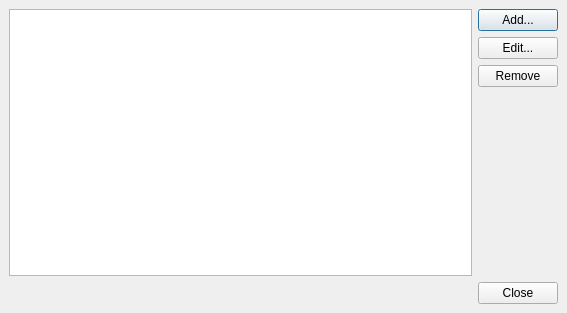
<ui version="4.0" >
 <class>pqLinksManager</class>
 <widget class="QDialog" name="pqLinksManager" >
  <property name="geometry" >
   <rect>
    <x>0</x>
    <y>0</y>
    <width>567</width>
    <height>313</height>
   </rect>
  </property>
  <property name="windowTitle" >
   <string>Dialog</string>
  </property>
  <layout class="QGridLayout" >
   <property name="margin" >
    <number>9</number>
   </property>
   <property name="spacing" >
    <number>6</number>
   </property>
   <item row="0" column="1" >
    <layout class="QVBoxLayout" >
     <property name="margin" >
      <number>0</number>
     </property>
     <property name="spacing" >
      <number>6</number>
     </property>
     <item>
      <widget class="QPushButton" name="addButton" >
       <property name="text" >
        <string>Add...</string>
       </property>
      </widget>
     </item>
     <item>
      <widget class="QPushButton" name="editButton" >
       <property name="text" >
        <string>Edit...</string>
       </property>
      </widget>
     </item>
     <item>
      <widget class="QPushButton" name="removeButton" >
       <property name="text" >
        <string>Remove</string>
       </property>
      </widget>
     </item>
     <item>
      <spacer>
       <property name="orientation" >
        <enum>Qt::Vertical</enum>
       </property>
       <property name="sizeHint" >
        <size>
         <width>20</width>
         <height>40</height>
        </size>
       </property>
      </spacer>
     </item>
    </layout>
   </item>
   <item row="1" column="0" colspan="2" >
    <widget class="QDialogButtonBox" name="buttonBox" >
     <property name="orientation" >
      <enum>Qt::Horizontal</enum>
     </property>
     <property name="standardButtons" >
      <set>QDialogButtonBox::Close</set>
     </property>
    </widget>
   </item>
   <item row="0" column="0" >
    <widget class="QTreeView" name="treeView" >
     <property name="alternatingRowColors" >
      <bool>true</bool>
     </property>
     <property name="selectionMode" >
      <enum>QAbstractItemView::ExtendedSelection</enum>
     </property>
     <property name="rootIsDecorated" >
      <bool>false</bool>
     </property>
     <property name="itemsExpandable" >
      <bool>false</bool>
     </property>
    </widget>
   </item>
  </layout>
 </widget>
 <tabstops>
  <tabstop>addButton</tabstop>
  <tabstop>editButton</tabstop>
  <tabstop>removeButton</tabstop>
  <tabstop>buttonBox</tabstop>
 </tabstops>
 <resources/>
 <connections>
  <connection>
   <sender>buttonBox</sender>
   <signal>accepted()</signal>
   <receiver>pqLinksManager</receiver>
   <slot>accept()</slot>
   <hints>
    <hint type="sourcelabel" >
     <x>248</x>
     <y>254</y>
    </hint>
    <hint type="destinationlabel" >
     <x>157</x>
     <y>274</y>
    </hint>
   </hints>
  </connection>
  <connection>
   <sender>buttonBox</sender>
   <signal>rejected()</signal>
   <receiver>pqLinksManager</receiver>
   <slot>reject()</slot>
   <hints>
    <hint type="sourcelabel" >
     <x>316</x>
     <y>260</y>
    </hint>
    <hint type="destinationlabel" >
     <x>286</x>
     <y>274</y>
    </hint>
   </hints>
  </connection>
 </connections>
</ui>
